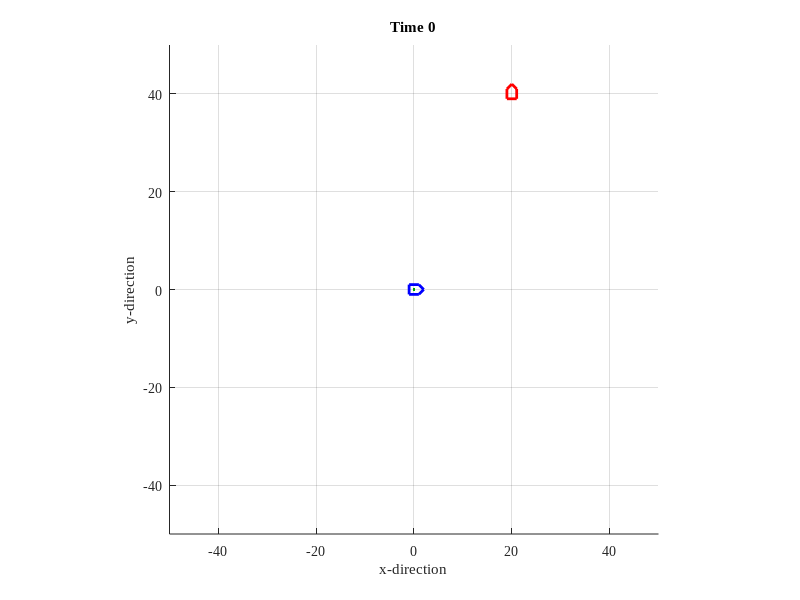

Source code (MATLAB): (Note: this script raises an error after producing the figure.)
function [] = MTRN4010_02()
% fuzzy control
% sim car movement to target, not guaranteed

clc; clear all; close all; dbstop if error; warning off;
set(0,'defaultaxesfontname','times new roman');

field.range = 50;
time.dt = 1; time.T = 800;

[fig] = FigureNew(field);
[car] = CarNew(field);
[car] = CarNow(car,time,0,0);
[car] = CarShow(fig,car,0);
[target] = TargetNew(field);

fis_vel = readfis('MTRN4010_vel.fis');
fis_ang = readfis('MTRN4010_ang.fis');

for t=0:time.dt:time.T,
  [ds] = FindDistance(car,target);
  vel = evalfis(ds,fis_vel);
  [dq] = FindAngular(car,target);
  ang = evalfis(dq,fis_ang);
  [car]=CarNow(car,time,vel,ang);
  [car]=CarShow(fig,car,t);
end;

function [target] = TargetNew(field)
target.x=20; target.y=40; target.q=pi/2;
% target.trace=[target.x; target.y; target.q];
target.shape=[ 2 0; 1 1; -1 1; -1 -1; 1 -1; 2 0]';
target.hdL.shape=plot(target.shape(1,:),target.shape(2,:),'color','r','linewidth',2);
% target.hdL.trace=plot(target.trace(1,:),target.trace(2,:),'color',[0 0.66 0]);
Rz=[  cos(target.q) -sin(target.q); 
      sin(target.q)  cos(target.q)];
shape=Rz*target.shape+repmat([target.x;target.y],1,6);
set(target.hdL.shape,'xdata',shape(1,:),'ydata',shape(2,:)); 

% function [ds] = FindDistance(car,target)
% ds = sqrt((car.x-target.x)^2+(car.y-target.y)^2);
% % ds = pdist([car.x,car.y;target.x,target.y]);
% 
% function [dq] = FindAngular(car,target)
% dq = atan2(target.y-car.y,target.x-car.x) - car.q;
% % dq = abs(target.q - car.q);
function [ds]=FindDistance(car,target)
dx=target.x-car.x;
dy=target.y-car.y;
ds=sqrt(dx^2+dy^2);

function [dq]=FindAngular(car,target)
dx=target.x-car.x;
dy=target.y-car.y;
q=atan2(dy,dx)-car.q;
dq=AngleWrap(q);

function [q]=AngleWrap(q)
while q<pi,
    q=q+2*pi;
end;
while q>pi,
    q=q-2*pi;
end;

function [fig] = FigureNew(field)
fig.fig = figure('units','normalized','position',[0.3 0.2 0.5 0.5]);
axis([-1 1 -1 1]*field.range); hold on; grid on; axis equal;
xlabel('x-direction'); ylabel('y-direction');
fig.ax = axis;

function [car] = CarNew(field)
car.x=0; car.y=0; car.q=0;
car.trace=[car.x; car.y; car.q];
car.shape=[ 2 0; 1 1; -1 1; -1 -1; 1 -1; 2 0]';
car.hdL.shape=plot(car.shape(1,:),car.shape(2,:),'color','b','linewidth',2);
car.hdL.trace=plot(car.trace(1,:),car.trace(2,:),'color',[0 0.66 0]);

function [car] = CarNow(car,time,v,w)
car.x=car.x+time.dt*v*cos(car.q);
car.y=car.y+time.dt*v*sin(car.q);
car.q=car.q+time.dt*w;
car.trace(:,end+1)=[car.x; car.y; car.q];

function [car] = CarShow(fig,car,t)
ax=axis;
Rz=[  cos(car.q) -sin(car.q); 
      sin(car.q)  cos(car.q)];
shape=Rz*car.shape+repmat([car.x;car.y],1,6);
set(car.hdL.shape,'xdata',shape(1,:),'ydata',shape(2,:)); 
set(car.hdL.trace,'xdata',car.trace(1,:),'ydata',car.trace(2,:));
axis(ax); title(sprintf('Time %d',t)); pause(0.001);


